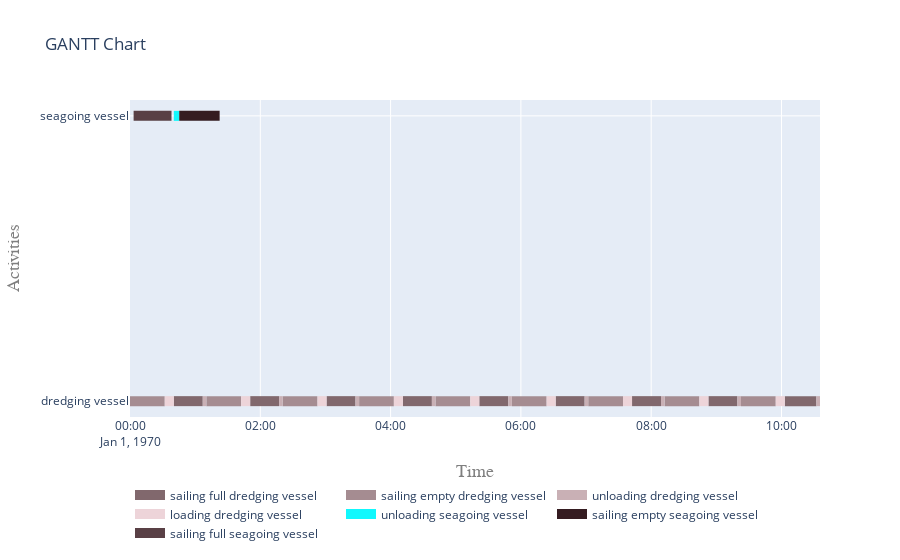

The notebook cell saved with this chart:
### Markdown cell above
##### 5.2. Visualize gantt chart

### Code cell
plot.get_gantt_chart([vessel01,vessel02], id_map=[activities_dredging_vessel, activities_seagoing_vessel])

### Figure 1 — Plotly figure (JSON) as saved in the notebook; plotly's stock layout.template omitted (floating-point values rounded to 4 significant figures)
{"data": [{"connectgaps": false, "hoverinfo": "y+name", "line": {"color": "rgb(129,104,109)", "width": 10}, "mode": "lines", "name": "sailing full dredging vessel", "type": "scatter", "x": ["1970-01-01T00:40:20.113018", "1970-01-01T00:40:20.113018", "1970-01-01T01:07:00.207200", "1970-01-01T01:07:00.207200", "1970-01-01T01:07:00.207200", "1970-01-01T01:50:40.320219", "1970-01-01T01:50:40.320219", "1970-01-01T02:17:20.414401", "1970-01-01T02:17:20.414401", "1970-01-01T02:17:20.414401", "1970-01-01T03:01:00.527419", "1970-01-01T03:01:00.527419", "1970-01-01T03:27:40.621601", "1970-01-01T03:27:40.621601", "1970-01-01T03:27:40.621601", "1970-01-01T04:11:20.734620", "1970-01-01T04:11:20.734620", "1970-01-01T04:38:00.828802", "1970-01-01T04:38:00.828802", "1970-01-01T04:38:00.828802", "1970-01-01T05:21:40.941820", "1970-01-01T05:21:40.941820", "1970-01-01T05:48:21.036002", "1970-01-01T05:48:21.036002", "1970-01-01T05:48:21.036002", "1970-01-01T06:32:01.149021", "1970-01-01T06:32:01.149021", "1970-01-01T06:58:41.243203", "1970-01-01T06:58:41.243203", "1970-01-01T06:58:41.243203", "1970-01-01T07:42:21.356221", "1970-01-01T07:42:21.356221", "1970-01-01T08:09:01.450403", "1970-01-01T08:09:01.450403", "1970-01-01T08:09:01.450403", "1970-01-01T08:52:41.563422", "1970-01-01T08:52:41.563422", "1970-01-01T09:19:21.657604", "1970-01-01T09:19:21.657604", "1970-01-01T09:19:21.657604", "1970-01-01T10:03:01.770622", "1970-01-01T10:03:01.770622", "1970-01-01T10:32:07.327912", "1970-01-01T10:32:07.327912", "1970-01-01T10:32:07.327912"], "y": ["dredging vessel", "dredging vessel", "dredging vessel", "dredging vessel", null, "dredging vessel", "dredging vessel", "dredging vessel", "dredging vessel", null, "dredging vessel", "dredging vessel", "dredging vessel", "dredging vessel", null, "dredging vessel", "dredging vessel", "dredging vessel", "dredging vessel", null, "dredging vessel", "dredging vessel", "dredging vessel", "dredging vessel", null, "dredging vessel", "dredging vessel", "dredging vessel", "dredging vessel", null, "dredging vessel", "dredging vessel", "dredging vessel", "dredging vessel", null, "dredging vessel", "dredging vessel", "dredging vessel", "dredging vessel", null, "dredging vessel", "dredging vessel", "dredging vessel", "dredging vessel", null]}, {"connectgaps": false, "hoverinfo": "y+name", "line": {"color": "rgb(165,140,145)", "width": 10}, "mode": "lines", "name": "sailing empty dredging vessel", "type": "scatter", "x": ["1970-01-01T00:00:00", "1970-01-01T00:00:00", "1970-01-01T00:32:00.113018", "1970-01-01T00:32:00.113018", "1970-01-01T00:32:00.113018", "1970-01-01T01:10:20.207200", "1970-01-01T01:10:20.207200", "1970-01-01T01:42:20.320219", "1970-01-01T01:42:20.320219", "1970-01-01T01:42:20.320219", "1970-01-01T02:20:40.414401", "1970-01-01T02:20:40.414401", "1970-01-01T02:52:40.527419", "1970-01-01T02:52:40.527419", "1970-01-01T02:52:40.527419", "1970-01-01T03:31:00.621601", "1970-01-01T03:31:00.621601", "1970-01-01T04:03:00.734620", "1970-01-01T04:03:00.734620", "1970-01-01T04:03:00.734620", "1970-01-01T04:41:20.828802", "1970-01-01T04:41:20.828802", "1970-01-01T05:13:20.941820", "1970-01-01T05:13:20.941820", "1970-01-01T05:13:20.941820", "1970-01-01T05:51:41.036002", "1970-01-01T05:51:41.036002", "1970-01-01T06:23:41.149021", "1970-01-01T06:23:41.149021", "1970-01-01T06:23:41.149021", "1970-01-01T07:02:01.243203", "1970-01-01T07:02:01.243203", "1970-01-01T07:34:01.356221", "1970-01-01T07:34:01.356221", "1970-01-01T07:34:01.356221", "1970-01-01T08:12:21.450403", "1970-01-01T08:12:21.450403", "1970-01-01T08:44:21.563422", "1970-01-01T08:44:21.563422", "1970-01-01T08:44:21.563422", "1970-01-01T09:22:41.657604", "1970-01-01T09:22:41.657604", "1970-01-01T09:54:41.770622", "1970-01-01T09:54:41.770622", "1970-01-01T09:54:41.770622"], "y": ["dredging vessel", "dredging vessel", "dredging vessel", "dredging vessel", null, "dredging vessel", "dredging vessel", "dredging vessel", "dredging vessel", null, "dredging vessel", "dredging vessel", "dredging vessel", "dredging vessel", null, "dredging vessel", "dredging vessel", "dredging vessel", "dredging vessel", null, "dredging vessel", "dredging vessel", "dredging vessel", "dredging vessel", null, "dredging vessel", "dredging vessel", "dredging vessel", "dredging vessel", null, "dredging vessel", "dredging vessel", "dredging vessel", "dredging vessel", null, "dredging vessel", "dredging vessel", "dredging vessel", "dredging vessel", null, "dredging vessel", "dredging vessel", "dredging vessel", "dredging vessel", null]}, {"connectgaps": false, "hoverinfo": "y+name", "line": {"color": "rgb(201,176,181)", "width": 10}, "mode": "lines", "name": "unloading dredging vessel", "type": "scatter", "x": ["1970-01-01T01:07:00.207200", "1970-01-01T01:07:00.207200", "1970-01-01T01:10:20.207200", "1970-01-01T01:10:20.207200", "1970-01-01T01:10:20.207200", "1970-01-01T02:17:20.414401", "1970-01-01T02:17:20.414401", "1970-01-01T02:20:40.414401", "1970-01-01T02:20:40.414401", "1970-01-01T02:20:40.414401", "1970-01-01T03:27:40.621601", "1970-01-01T03:27:40.621601", "1970-01-01T03:31:00.621601", "1970-01-01T03:31:00.621601", "1970-01-01T03:31:00.621601", "1970-01-01T04:38:00.828802", "1970-01-01T04:38:00.828802", "1970-01-01T04:41:20.828802", "1970-01-01T04:41:20.828802", "1970-01-01T04:41:20.828802", "1970-01-01T05:48:21.036002", "1970-01-01T05:48:21.036002", "1970-01-01T05:51:41.036002", "1970-01-01T05:51:41.036002", "1970-01-01T05:51:41.036002", "1970-01-01T06:58:41.243203", "1970-01-01T06:58:41.243203", "1970-01-01T07:02:01.243203", "1970-01-01T07:02:01.243203", "1970-01-01T07:02:01.243203", "1970-01-01T08:09:01.450403", "1970-01-01T08:09:01.450403", "1970-01-01T08:12:21.450403", "1970-01-01T08:12:21.450403", "1970-01-01T08:12:21.450403", "1970-01-01T09:19:21.657604", "1970-01-01T09:19:21.657604", "1970-01-01T09:22:41.657604", "1970-01-01T09:22:41.657604", "1970-01-01T09:22:41.657604", "1970-01-01T10:32:07.327912", "1970-01-01T10:32:07.327912", "1970-01-01T10:35:27.327912", "1970-01-01T10:35:27.327912", "1970-01-01T10:35:27.327912"], "y": ["dredging vessel", "dredging vessel", "dredging vessel", "dredging vessel", null, "dredging vessel", "dredging vessel", "dredging vessel", "dredging vessel", null, "dredging vessel", "dredging vessel", "dredging vessel", "dredging vessel", null, "dredging vessel", "dredging vessel", "dredging vessel", "dredging vessel", null, "dredging vessel", "dredging vessel", "dredging vessel", "dredging vessel", null, "dredging vessel", "dredging vessel", "dredging vessel", "dredging vessel", null, "dredging vessel", "dredging vessel", "dredging vessel", "dredging vessel", null, "dredging vessel", "dredging vessel", "dredging vessel", "dredging vessel", null, "dredging vessel", "dredging vessel", "dredging vessel", "dredging vessel", null]}, {"connectgaps": false, "hoverinfo": "y+name", "line": {"color": "rgb(237,212,217)", "width": 10}, "mode": "lines", "name": "loading dredging vessel", "type": "scatter", "x": ["1970-01-01T00:32:00.113018", "1970-01-01T00:32:00.113018", "1970-01-01T00:40:20.113018", "1970-01-01T00:40:20.113018", "1970-01-01T00:40:20.113018", "1970-01-01T01:42:20.320219", "1970-01-01T01:42:20.320219", "1970-01-01T01:50:40.320219", "1970-01-01T01:50:40.320219", "1970-01-01T01:50:40.320219", "1970-01-01T02:52:40.527419", "1970-01-01T02:52:40.527419", "1970-01-01T03:01:00.527419", "1970-01-01T03:01:00.527419", "1970-01-01T03:01:00.527419", "1970-01-01T04:03:00.734620", "1970-01-01T04:03:00.734620", "1970-01-01T04:11:20.734620", "1970-01-01T04:11:20.734620", "1970-01-01T04:11:20.734620", "1970-01-01T05:13:20.941820", "1970-01-01T05:13:20.941820", "1970-01-01T05:21:40.941820", "1970-01-01T05:21:40.941820", "1970-01-01T05:21:40.941820", "1970-01-01T06:23:41.149021", "1970-01-01T06:23:41.149021", "1970-01-01T06:32:01.149021", "1970-01-01T06:32:01.149021", "1970-01-01T06:32:01.149021", "1970-01-01T07:34:01.356221", "1970-01-01T07:34:01.356221", "1970-01-01T07:42:21.356221", "1970-01-01T07:42:21.356221", "1970-01-01T07:42:21.356221", "1970-01-01T08:44:21.563422", "1970-01-01T08:44:21.563422", "1970-01-01T08:52:41.563422", "1970-01-01T08:52:41.563422", "1970-01-01T08:52:41.563422", "1970-01-01T09:54:41.770622", "1970-01-01T09:54:41.770622", "1970-01-01T10:03:01.770622", "1970-01-01T10:03:01.770622", "1970-01-01T10:03:01.770622"], "y": ["dredging vessel", "dredging vessel", "dredging vessel", "dredging vessel", null, "dredging vessel", "dredging vessel", "dredging vessel", "dredging vessel", null, "dredging vessel", "dredging vessel", "dredging vessel", "dredging vessel", null, "dredging vessel", "dredging vessel", "dredging vessel", "dredging vessel", null, "dredging vessel", "dredging vessel", "dredging vessel", "dredging vessel", null, "dredging vessel", "dredging vessel", "dredging vessel", "dredging vessel", null, "dredging vessel", "dredging vessel", "dredging vessel", "dredging vessel", null, "dredging vessel", "dredging vessel", "dredging vessel", "dredging vessel", null, "dredging vessel", "dredging vessel", "dredging vessel", "dredging vessel", null]}, {"connectgaps": false, "hoverinfo": "y+name", "line": {"color": "rgb(17,248,253)", "width": 10}, "mode": "lines", "name": "unloading seagoing vessel", "type": "scatter", "x": ["1970-01-01T00:40:20.113018", "1970-01-01T00:40:20.113018", "1970-01-01T00:45:20.113018", "1970-01-01T00:45:20.113018", "1970-01-01T00:45:20.113018"], "y": ["seagoing vessel", "seagoing vessel", "seagoing vessel", "seagoing vessel", null]}, {"connectgaps": false, "hoverinfo": "y+name", "line": {"color": "rgb(53,28,33)", "width": 10}, "mode": "lines", "name": "sailing empty seagoing vessel", "type": "scatter", "x": ["1970-01-01T00:45:20.113018", "1970-01-01T00:45:20.113018", "1970-01-01T01:22:33.152622", "1970-01-01T01:22:33.152622", "1970-01-01T01:22:33.152622"], "y": ["seagoing vessel", "seagoing vessel", "seagoing vessel", "seagoing vessel", null]}, {"connectgaps": false, "hoverinfo": "y+name", "line": {"color": "rgb(89,64,69)", "width": 10}, "mode": "lines", "name": "sailing full seagoing vessel", "type": "scatter", "x": ["1970-01-01T00:03:20", "1970-01-01T00:03:20", "1970-01-01T00:38:13.474629", "1970-01-01T00:38:13.474629", "1970-01-01T00:38:13.474629"], "y": ["seagoing vessel", "seagoing vessel", "seagoing vessel", "seagoing vessel", null]}], "layout": {"autosize": true, "hovermode": "closest", "legend": {"orientation": "h", "x": 0, "y": -0.2}, "title": {"text": "GANTT Chart"}, "xaxis": {"range": ["1970-01-01T00:00:00", "1970-01-01T10:35:27.327912"], "title": {"font": {"color": "#7f7f7f", "family": "Courier New, monospace", "size": 18}, "text": "Time"}, "type": "date"}, "yaxis": {"autorange": true, "range": [-0.05556, 1.056], "title": {"font": {"color": "#7f7f7f", "family": "Courier New, monospace", "size": 18}, "text": "Activities"}, "type": "category"}}}
